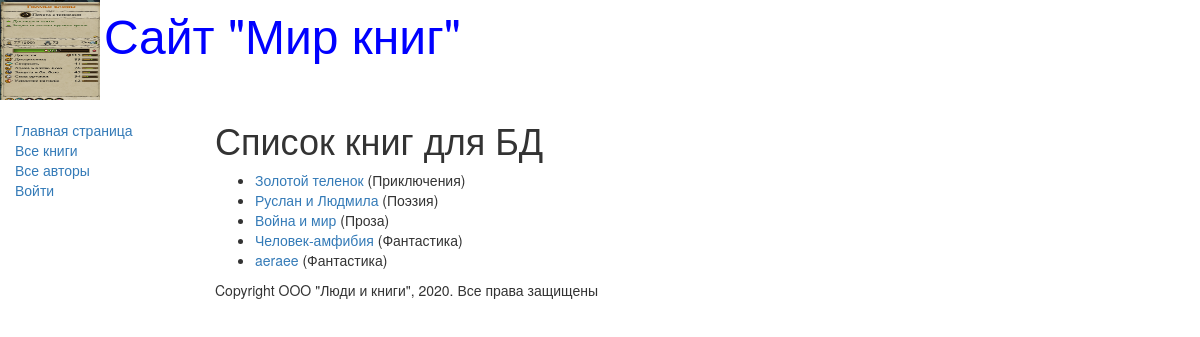
/catalog/books/, run on the app's committed database.
### catalog/models.py (models this page shows, shortened)
class Book(models.Model):
    title = models.CharField(max_length=200,
                             help_text='Введите названия книги',
                             verbose_name='Название книги')
    genre = models.ForeignKey('Genre', on_delete=models.CASCADE,
                              help_text='Выберите жанр книги',
                              verbose_name='Жанр книги', null=True)
    language = models.ForeignKey('Language', on_delete=models.CASCADE,
                                 help_text='Выберите язык книги',
                                 verbose_name='Язык книги', null=True)
    author = models.ManyToManyField('Author',
                                    help_text='Выберите автора книги',
                                    verbose_name='Автор книги')
    summary = models.TextField(max_length=1000,
                               help_text='Введите краткое описание книги',
                               verbose_name='Аннотация книг')
    isbn = models.CharField(max_length=13,
                            help_text='Должно содержать 13 символов',
                            verbose_name='ISBN книги')
    def display_author(self):
        return ", ".join([author.last_name for author in self.author.all()])
    display_author.short_description = 'Авторы'

class Genre(models.Model):
    name = models.CharField(max_length=200,
                            help_text='Введите жанр книги',
                            verbose_name='Жанр книги')
    def __str__(self):
        return self.name

### catalog/views.py (the view)
# urls.py: path('books/', BookListView.as_view(), name='books'),
class BookListView(APIView):
    renderer_classes = [TemplateHTMLRenderer]
    template_name = 'book_list.html'
    def get(self, request: None) -> Response:
        book_list = Book.objects.all()
        return Response({'book_list': BookListSerializer(book_list, many=True).data})

### catalog/templates/book_list.html
{% extends "base_generic.html" %}
{% block content %}
    <h1>Список книг для БД</h1>
    {% if book_list %}
    <ul>
      {% for book in book_list %}
        <li>
          <a href="{% url 'catalog:book-detail' book.id %}">
              {{ book.title }}</a>
             ({{book.genre}})
        </li>
      {% endfor %}
    </ul>
    {% else %}
      <p>В базе данных нет книг</p>
    {% endif %}
{% endblock %}

### data on the page
Book: title "Золотой теленок"
Genre: genre "Приключения"
Book: title "Руслан и Людмила"
Genre: genre "Поэзия"
Book: title "Война и мир"
Genre: genre "Проза"
Book: title "Человек-амфибия"
Genre: genre "Фантастика" "Фантастика"
Book: title "aeraee"
